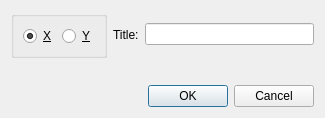
<?xml version="1.0" encoding="UTF-8"?>
<ui version="4.0">
 <class>NewAxisDialog</class>
 <widget class="QDialog" name="NewAxisDialog">
  <property name="geometry">
   <rect>
    <x>0</x>
    <y>0</y>
    <width>325</width>
    <height>118</height>
   </rect>
  </property>
  <property name="sizePolicy">
   <sizepolicy hsizetype="Fixed" vsizetype="Fixed">
    <horstretch>0</horstretch>
    <verstretch>0</verstretch>
   </sizepolicy>
  </property>
  <property name="windowTitle">
   <string>New Axis</string>
  </property>
  <property name="sizeGripEnabled">
   <bool>false</bool>
  </property>
  <property name="modal">
   <bool>false</bool>
  </property>
  <layout class="QGridLayout">
   <item row="0" column="0" colspan="5">
    <layout class="QHBoxLayout" name="horizontalLayout">
     <item>
      <widget class="QGroupBox" name="groupBox">
       <property name="sizePolicy">
        <sizepolicy hsizetype="Minimum" vsizetype="Preferred">
         <horstretch>0</horstretch>
         <verstretch>0</verstretch>
        </sizepolicy>
       </property>
       <property name="title">
        <string/>
       </property>
       <layout class="QGridLayout">
        <item row="0" column="0">
         <widget class="QRadioButton" name="dimensionIsX">
          <property name="text">
           <string comment="Axis dimension">&amp;X</string>
          </property>
          <property name="checked">
           <bool>true</bool>
          </property>
         </widget>
        </item>
        <item row="0" column="1">
         <widget class="QRadioButton" name="dimensionIsY">
          <property name="text">
           <string comment="Axis dimension">&amp;Y</string>
          </property>
         </widget>
        </item>
       </layout>
      </widget>
     </item>
     <item>
      <widget class="QLabel" name="label">
       <property name="sizePolicy">
        <sizepolicy hsizetype="Fixed" vsizetype="Preferred">
         <horstretch>0</horstretch>
         <verstretch>0</verstretch>
        </sizepolicy>
       </property>
       <property name="text">
        <string>Title:</string>
       </property>
      </widget>
     </item>
     <item>
      <widget class="QLineEdit" name="title"/>
     </item>
    </layout>
   </item>
   <item row="2" column="2" colspan="3">
    <widget class="QDialogButtonBox" name="buttonBox">
     <property name="orientation">
      <enum>Qt::Horizontal</enum>
     </property>
     <property name="standardButtons">
      <set>QDialogButtonBox::Cancel|QDialogButtonBox::Ok</set>
     </property>
    </widget>
   </item>
   <item row="1" column="2">
    <spacer name="verticalSpacer">
     <property name="orientation">
      <enum>Qt::Vertical</enum>
     </property>
     <property name="sizeHint" stdset="0">
      <size>
       <width>0</width>
       <height>0</height>
      </size>
     </property>
    </spacer>
   </item>
  </layout>
 </widget>
 <resources/>
 <connections>
  <connection>
   <sender>buttonBox</sender>
   <signal>accepted()</signal>
   <receiver>NewAxisDialog</receiver>
   <slot>accept()</slot>
   <hints>
    <hint type="sourcelabel">
     <x>248</x>
     <y>254</y>
    </hint>
    <hint type="destinationlabel">
     <x>157</x>
     <y>274</y>
    </hint>
   </hints>
  </connection>
  <connection>
   <sender>buttonBox</sender>
   <signal>rejected()</signal>
   <receiver>NewAxisDialog</receiver>
   <slot>reject()</slot>
   <hints>
    <hint type="sourcelabel">
     <x>316</x>
     <y>260</y>
    </hint>
    <hint type="destinationlabel">
     <x>286</x>
     <y>274</y>
    </hint>
   </hints>
  </connection>
 </connections>
</ui>
